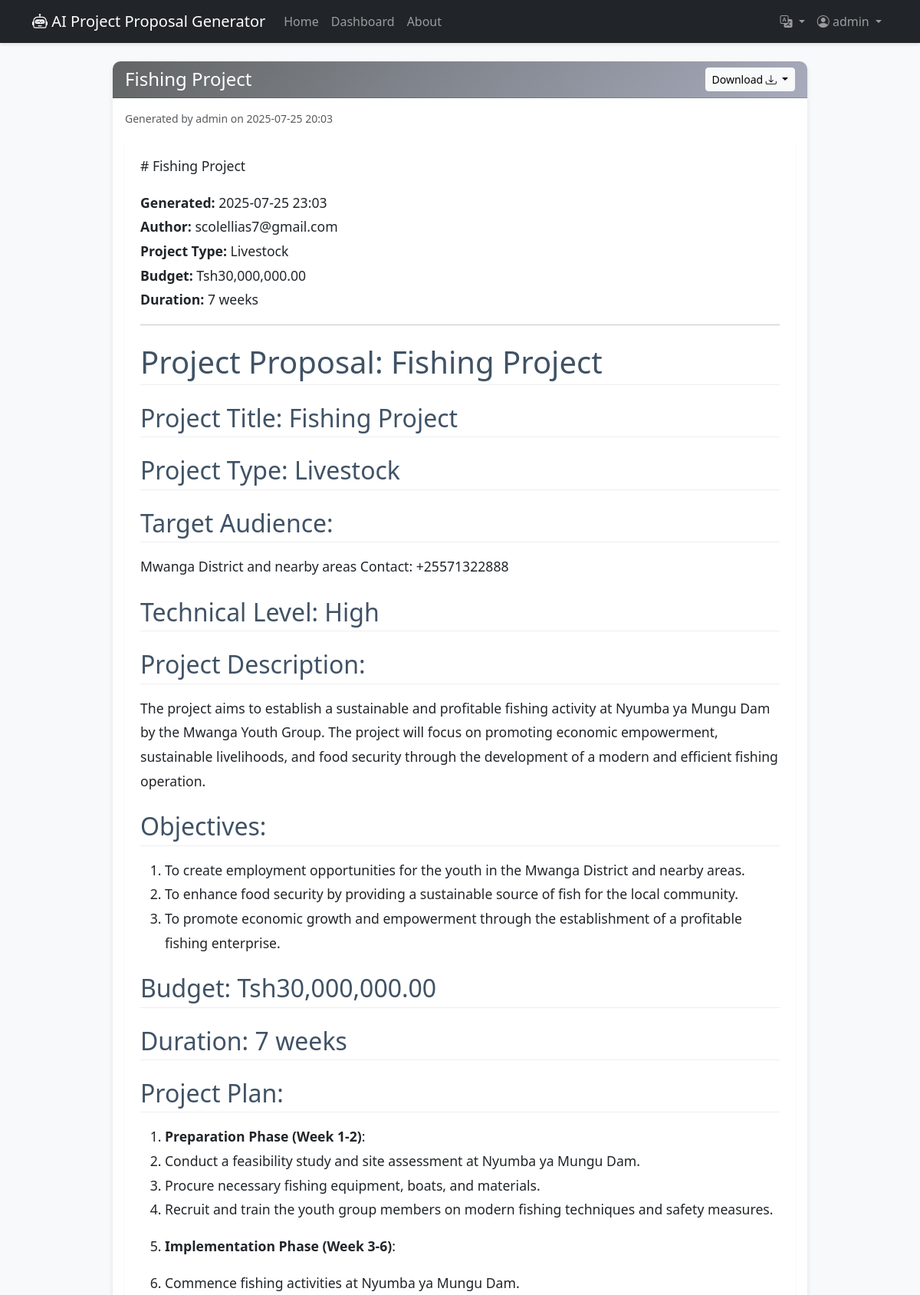
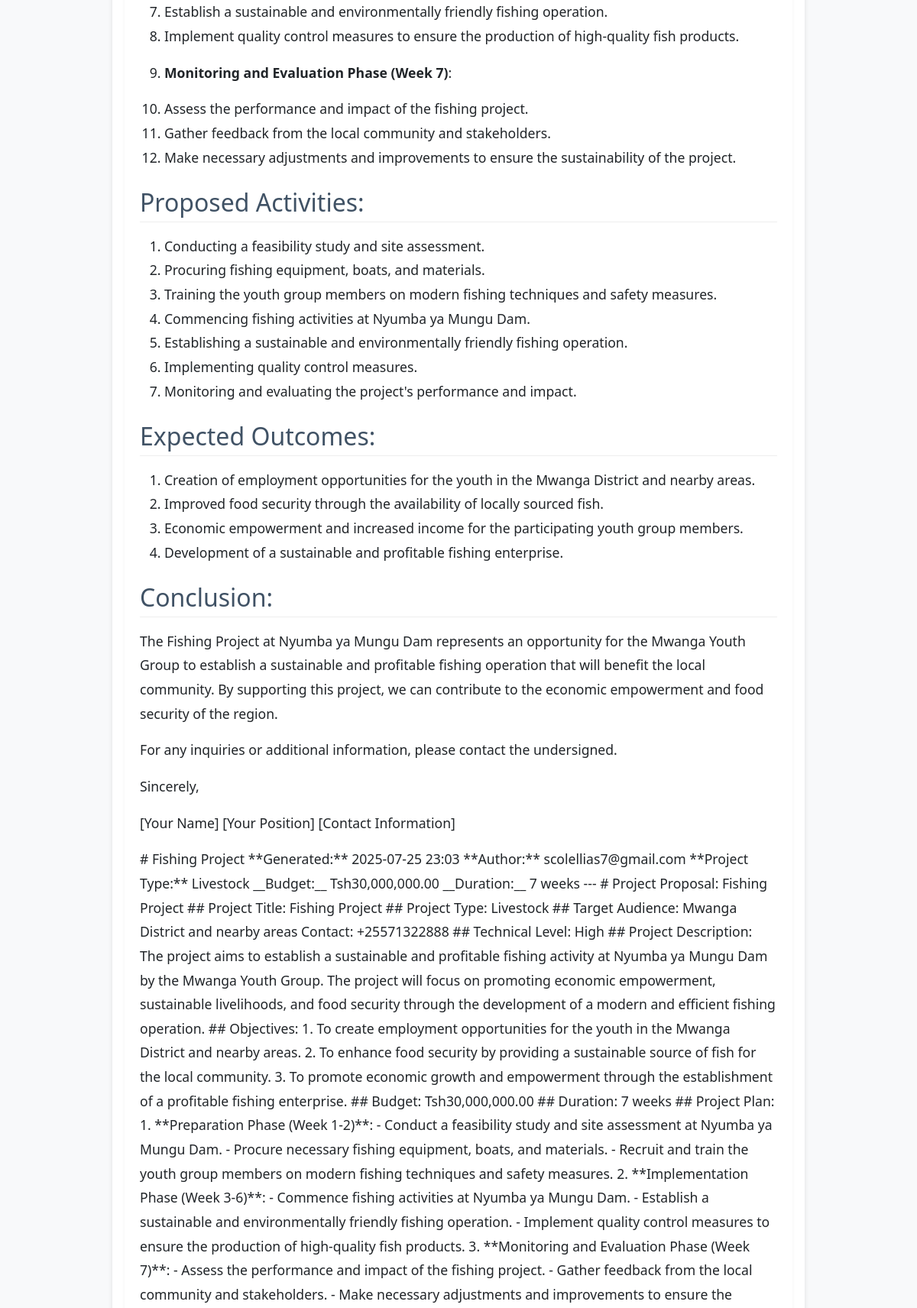
The app's page /proposal/28 (signed in, upper part) with its own data (2 pictures, top to bottom).
### app/models.py (models this page shows, shortened)
class User(db.Model, UserMixin):
    id = db.Column(db.Integer, primary_key=True)
    username = db.Column(db.String(20), unique=True, nullable=False)
    email = db.Column(db.String(120), unique=True, nullable=False)
    password_hash = db.Column(db.String(128))
    proposals = db.relationship('Proposal', backref='author', lazy=True)

class Proposal(db.Model):
    id = db.Column(db.Integer, primary_key=True)
    title = db.Column(db.String(100), nullable=False)
    content = db.Column(db.Text, nullable=False)
    project_type = db.Column(db.String(50))
    generated_at = db.Column(db.DateTime, nullable=False, default=datetime.utcnow)
    user_id = db.Column(db.Integer, db.ForeignKey('user.id'), nullable=False)

### app/main/routes.py (the view)
@main_bp.route('/proposal/<int:proposal_id>')
@login_required
def view_proposal(proposal_id):
    proposal = Proposal.query.get_or_404(proposal_id)
    if proposal.user_id != current_user.id:
        flash('You are not authorized to view this proposal.', 'danger')
        return redirect(url_for('main.dashboard'))
    return render_template('main/proposal.html', proposal=proposal, datetime=datetime)

### app/models.py (called while the page is built)
@login_manager.user_loader
def load_user(user_id):
    return User.query.get(int(user_id))

### app/templates/main/proposal.html (shortened to what this page needs)
{% extends "main/base.html" %}
{% block content %}
<div class="container mt-4">
    <div class="row justify-content-center">
        <div class="col-lg-10">
            <div class="card">
                <div class="card-header d-flex justify-content-between align-items-center">
                    <h4 class="mb-0 text-white">{{ proposal.title }}</h4>
                    <div class="btn-group" role="group" aria-label="Download options">
                        <button type="button" class="btn btn-light btn-sm dropdown-toggle" data-bs-toggle="dropdown" aria-expanded="false">
                            {{_("Download")}} <i class="bi bi-download"></i>
                        </button>
                    </div>
                </div>
                <div class="card-body">
                    <small class="text-muted d-block mb-3">Generated by {{ proposal.author.username }} on {{ moment(proposal.generated_at).format('YYYY-MM-DD HH:mm') }}</small>
                    <div class="proposal-content">
                    </div>
                </div>
            </div>
        </div>
    </div>
</div>
{% endblock %}

### app/templates/main/base.html (shortened to what this page needs)
<!DOCTYPE html>
<html lang="en">
<head>
    <link href="https://cdn.jsdelivr.net/npm/bootstrap@5.3.0/dist/css/bootstrap.min.css" rel="stylesheet">
    <link rel="stylesheet" href="https://cdn.jsdelivr.net/npm/bootstrap-icons@1.10.0/font/bootstrap-icons.css">
    <link rel="stylesheet" href="{{ url_for('static', filename='css/style.css') }}">
</head>
<body>
    <nav class="navbar navbar-expand-lg navbar-dark bg-dark mb-4">
        <div class="container">
            <a class="navbar-brand" href="{{ url_for('main.index') }}">
                <i class="bi bi-robot"></i> AI Project Proposal Generator
            </a>
            <div class="collapse navbar-collapse" id="navbarNav">
                <ul class="navbar-nav me-auto">
                    <li class="nav-item">
                        <a class="nav-link" href="{{ url_for('main.index') }}">{{_("Home")}}</a>
                    </li>
                    <li class="nav-item">
                        <a class="nav-link" href="{{ url_for('main.dashboard') }}">{{_("Dashboard")}}</a>
                    </li>
                    <li class="nav-item">
                        <a class="nav-link" href="{{ url_for('main.about') }}">{{_("About")}}</a>
                    </li>
                </ul>
                <ul class="navbar-nav">
                    <li class="nav-item dropdown">
                        <a class="nav-link dropdown-toggle" href="#" data-bs-toggle="dropdown">
                            <i class="bi bi-translate"></i>
                        </a>
                    </li>
                    {% if current_user.is_authenticated %}
                    <li class="nav-item dropdown">
                        <a class="nav-link dropdown-toggle" href="#" id="navbarDropdown" role="button" data-bs-toggle="dropdown" aria-expanded="false">
                            <i class="bi bi-person-circle"></i> {{ current_user.username }}
                        </a>
                    </li>
                    {% endif %}
                </ul>
            </div>
        </div>
    </nav>
    <main class="container mb-5">
        {% block content %}{% endblock %}
    </main>
</body>
</html>

### app/static/CSS/style.css (style rules this page uses)
body { font-family: 'Segoe UI', Tahoma, Geneva, Verdana, sans-serif; background-color: #f8f9fa; color: #212529; }
.navbar { box-shadow: 0 2px 4px rgba(0,0,0,.1); }
.card { border: none; border-radius: 10px; box-shadow: 0 4px 6px rgba(0,0,0,.1); transition: transform 0.3s ease; }
.card-header { border-radius: 10px 10px 0 0 !important; background: linear-gradient(135deg, #616565 0%, #a7abbc 100%); //background: linear-gradient(135deg, #667eea 0%, #764ba2 100%); color: white; }
.proposal-content { line-height: 1.8; font-size: 1.1rem; padding: 20px; background-color: #ffffff; border-radius: 8px; box-shadow: 0 2px 4px rgba(0,0,0,.05); }
.proposal-content h1, .proposal-content h2, .proposal-content h3 { margin-top: 1.5rem; margin-bottom: 1rem; color: #405265; border-bottom: 1px solid #eee; padding-bottom: 5px; }

### records on screen
User: username "admin", author.username "admin"
Proposal: title "Fishing Project", generated_at "2025-07-25 20:03", content "# Fishing Project Generated: 2025-07-25 23:03 Author: scolellias7@gmail.com Project Type: Livestock Budget: Tsh30,000,000.00 Duration: 7 weeks Project Proposal: Fishing Project Project Title: Fishing Project Project Type: Livestock Target Audience: Mwanga District and nearby areas Contact: +25571322888 Technical Level: High Project Description: The project aims to establish a sustainable and profitable fishing activity at Nyumba ya Mungu Dam by the Mwanga Youth Group. The project will focus on promoting economic empowerment, sustainable livelihoods, and food security through the development of a modern and efficient fishing operation. Objectives: To create employment opportunities for the…"
